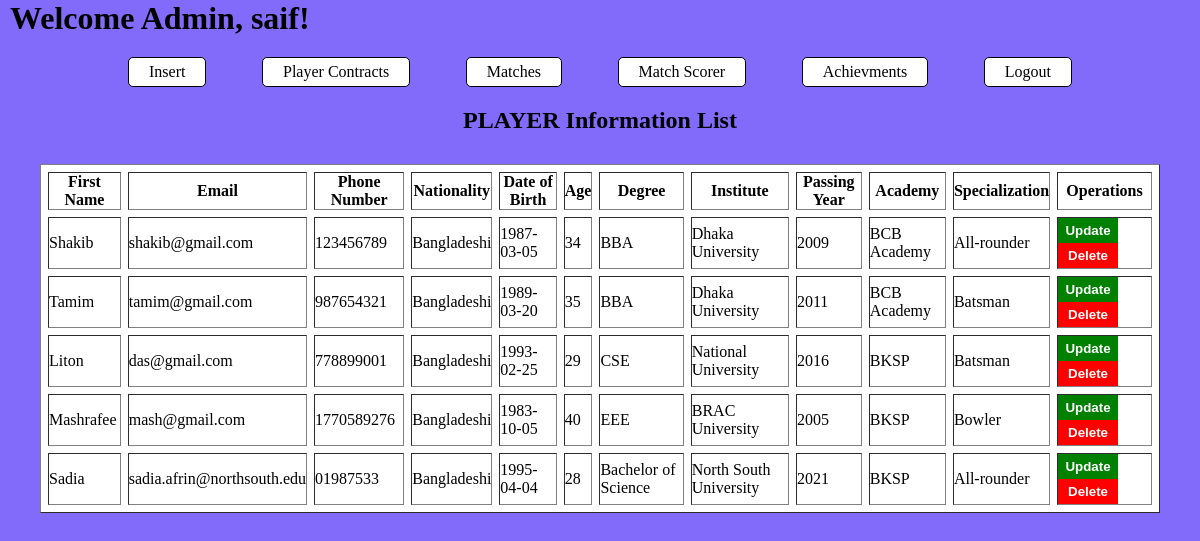
Page /Cricket-Club-Player-Achievement/display.php (signed in) on the committed database.
### tables this page shows
CREATE TABLE `Player` (
  `player_id` int(11) NOT NULL,
  `first_name` varchar(50) NOT NULL,
  `middle_name` varchar(50) DEFAULT NULL,
  `last_name` varchar(50) NOT NULL,
  `email` varchar(100) NOT NULL,
  `phone_number` varchar(20) NOT NULL,
  `nationality` varchar(50) NOT NULL,
  `dob` date NOT NULL,
  `age` int(11) DEFAULT NULL CHECK (`age` > 12)
);

CREATE TABLE `Player_Education` (
  `player_id` int(11) NOT NULL,
  `degree` varchar(100) NOT NULL,
  `institution` varchar(200) NOT NULL,
  `passing_year` int(11) NOT NULL
);

CREATE TABLE `Player_Training` (
  `player_id` int(11) NOT NULL,
  `academy` varchar(200) NOT NULL,
  `specialization` varchar(100) NOT NULL
);

### Cricket-Club-Player-Achievement/display.php (the view, shortened to what this page needs)
<?php
echo "<h1>Welcome Admin, ".$_SESSION['username']."!</h1>";
?>
<!DOCTYPE html>
<html lang="en">
<head>
    <link rel="stylesheet" href="style.css">
</head>
<body>
<div class="button-container">
    <a href="Insert.php">Insert</a>
    <a href="contract_form_display.php">Player Contracts</a>
    <a href="match.php">Matches</a>
    <a href="match_scorer.php">Match Scorer</a>
    <a href ="award.php">Achievments</a>
    <a href="logout.php">Logout</a>
</div>
</body>
</html>
<?php
    include ("database.php");
    $query_player = "SELECT * FROM Player NATURAL JOIN Player_Education NATURAL JOIN Player_Training NATURAL JOIN Registration";
    $result = mysqli_query($conn, $query_player);
    $total = mysqli_num_rows($result);
    if($total != 0) {
        ?>
        <h2 align="center" >PLAYER Information List</h2>
        <center>
        <table  class="table1" border= "1" cellspacing = "7">
            <tr>
                <th>First Name</th>
                <th>Email</th>
                <th>Phone Number</th>
                <th>Nationality</th>
                <th>Date of Birth</th>
                <th>Age</th>
                <th>Degree</th>
                <th>Institute</th>
                <th>Passing Year</th>
                <th>Academy</th>
                <th>Specialization</th>
                <th>Operations</th>
            </tr>
        <?php
        while($row = mysqli_fetch_assoc($result)) {
            echo
            "<tr>
                <td>".$row['first_name']."</td>
                <td>".$row['email']."</td>
                <td>".$row['phone_number']."</td>
                <td>".$row['nationality']."</td>
                <td>".$row['dob']."</td>
                <td>".$row['age']."</td>
                <td>".$row['degree']."</td>
                <td>".$row['institution']."</td>
                <td>".$row['passing_year']."</td>
                <td>".$row['academy']."</td>
                <td>".$row['specialization']."</td>
                <td><a href='update.php?player_id=$row[player_id]'><input type ='submit' value= 'Update' class='update'></a>
                <a href='delete.php?player_id=$row[player_id]'><input type ='submit' value= 'Delete' class='delete' onclick= 'return checkdelete()'></a>
                </td>
            </tr>";
        }
    } else {
        echo "No records found";
    }
   ?>
 </table>
</center>

### Cricket-Club-Player-Achievement/style.css (style rules this page uses)
* { margin: 0; padding: 0; box-sizing: border-box; }
body { background-color: rgb(130, 106, 251); padding: 0 10px; }

### Cricket-Club-Player-Achievement/display.php (style rules this page uses)
body { background-color: rgb(130,106,251); }
table { background-color: white; justify-content: center; align-items: center; margin: 30px; }
.update { background-color: green; color: white; border: 0; outline: none; height: 25px; width: 60px; font-weight: bold; cursor: pointer; }
.delete { background-color: red; color: white; border: 0; outline: none; height: 25px; width: 60px; font-weight: bold; cursor: pointer; }
.button-container { display: flex; justify-content: space-between; align-items: center; margin: 20px auto; width: 80%; }
.button-container a { text-decoration: none; padding: 5px 20px; background-color: white; border: 1px solid black; border-radius: 5px; color: black; font-size: 16px; font-family: 'Times New Roman', Times, serif }

### rows in the picture
player: first_name "Shakib", email "shakib@gmail.com", phone_number "123456789", nationality "Bangladeshi", dob "1987-03-05", age "34", player_education.degree "BBA", player_education.institution "Dhaka University", player_education.passing_year "2009", player_training.academy "BCB Academy", player_training.specialization "All-rounder"
player: first_name "Tamim", email "tamim@gmail.com", phone_number "987654321", nationality "Bangladeshi", dob "1989-03-20", age "35", player_education.degree "BBA", player_education.institution "Dhaka University", player_education.passing_year "2011", player_training.academy "BCB Academy", player_training.specialization "Batsman"
player: first_name "Liton", email "das@gmail.com", phone_number "778899001", nationality "Bangladeshi", dob "1993-02-25", age "29", player_education.degree "CSE", player_education.institution "National University", player_education.passing_year "2016", player_training.academy "BKSP", player_training.specialization "Batsman"
player: first_name "Mashrafee", email "mash@gmail.com", phone_number "1770589276", nationality "Bangladeshi", dob "1983-10-05", age "40", player_education.degree "EEE", player_education.institution "BRAC University", player_education.passing_year "2005", player_training.academy "BKSP", player_training.specialization "Bowler"
player: first_name "Sadia", email "sadia.afrin@northsouth.edu", phone_number "01987533", nationality "Bangladeshi", dob "1995-04-04", age "28", player_education.degree "Bachelor of Science", player_education.institution "North South University", player_education.passing_year "2021", player_training.academy "BKSP", player_training.specialization "All-rounder"

### other values in the picture
$_SESSION['username'] "saif"
